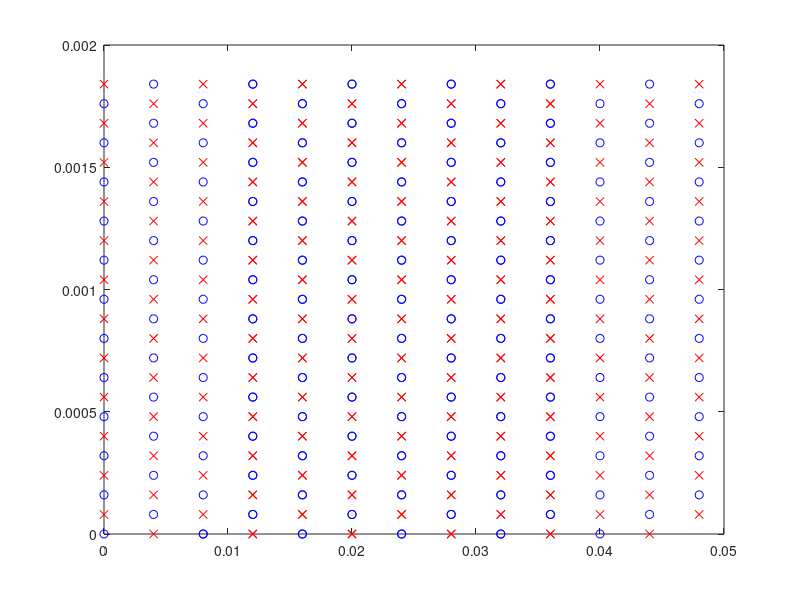

The MATLAB source for this figure:
%% Generates hatch files for layers alternating between 0 and 90 degree scan angles
clear all, clc, clf

hatch_spacing = 80e-6;             % [m]
stripe_width0 = 4e-3;             % Stripe width for 0 degree angles

part_x = 40e-3;
part_y = 2e-3;

num_stripes0 = ceil(part_x/stripe_width0);
% lines_per_stripe0 = round(part_y/hatch_spacing)+1;
lines_per_stripe0 = 24;

start_x = zeros(num_stripes0*lines_per_stripe0, 1);
start_y = zeros(num_stripes0*lines_per_stripe0, 1);
end_x = zeros(num_stripes0*lines_per_stripe0, 1);
end_y = zeros(num_stripes0*lines_per_stripe0, 1);

i = 1
for s = 1:num_stripes0
    for l = 1:lines_per_stripe0
        if mod(s,2)==1              % Odd stripes
            if l==1
                start_x(i) = (s-1)*stripe_width0;
                start_y(i) = 0;
                
                end_x(i) = start_x(i) + stripe_width0;
                end_y(i) = start_y(i);
            elseif mod(l,2) == 1        % Odd scan lines
                start_x(i) = end_x(i-1);
                start_y(i) = end_y(i-1) + hatch_spacing;
                
                end_x(i) = start_x(i) + stripe_width0;
                end_y(i) = start_y(i);
            else                        % Even scan lines
                start_x(i) = end_x(i-1);
                start_y(i) = end_y(i-1) + hatch_spacing;
                
                end_x(i) = start_x(i) - stripe_width0;
                end_y(i) = start_y(i);
            end
            
        else                            % Even stripes
            if l==1
                start_x(i) = (s-1)*stripe_width0 + stripe_width0;
                start_y(i) = 0;
                
                end_x(i) = start_x(i) + stripe_width0;
                end_y(i) = start_y(i);
            elseif mod(l,2) == 0        % Even scan lines
                start_x(i) = end_x(i-1);
                start_y(i) = end_y(i-1) + hatch_spacing;
                
                end_x(i) = start_x(i) + stripe_width0;
                end_y(i) = start_y(i);
            else                        % Odd scan lines
                start_x(i) = end_x(i-1);
                start_y(i) = end_y(i-1) + hatch_spacing;
                
                end_x(i) = start_x(i) - stripe_width0;
                end_y(i) = start_y(i);
            end
        end
        i = i+1;
    end
end

figure(1)
plot(start_x, start_y, 'bo', end_x, end_y, 'rx')
